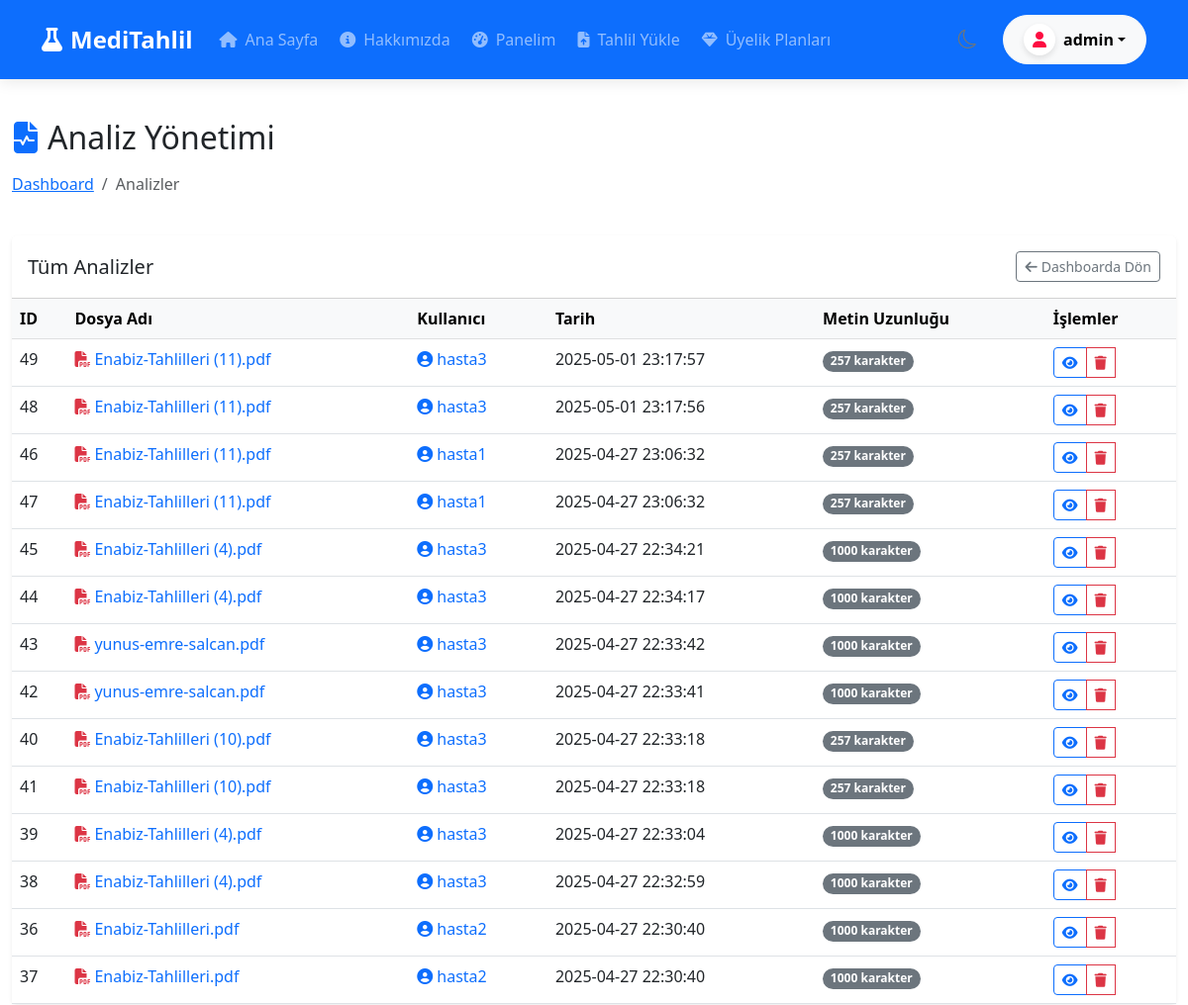
The app's page /admin/analyses (signed in, upper part), older data.
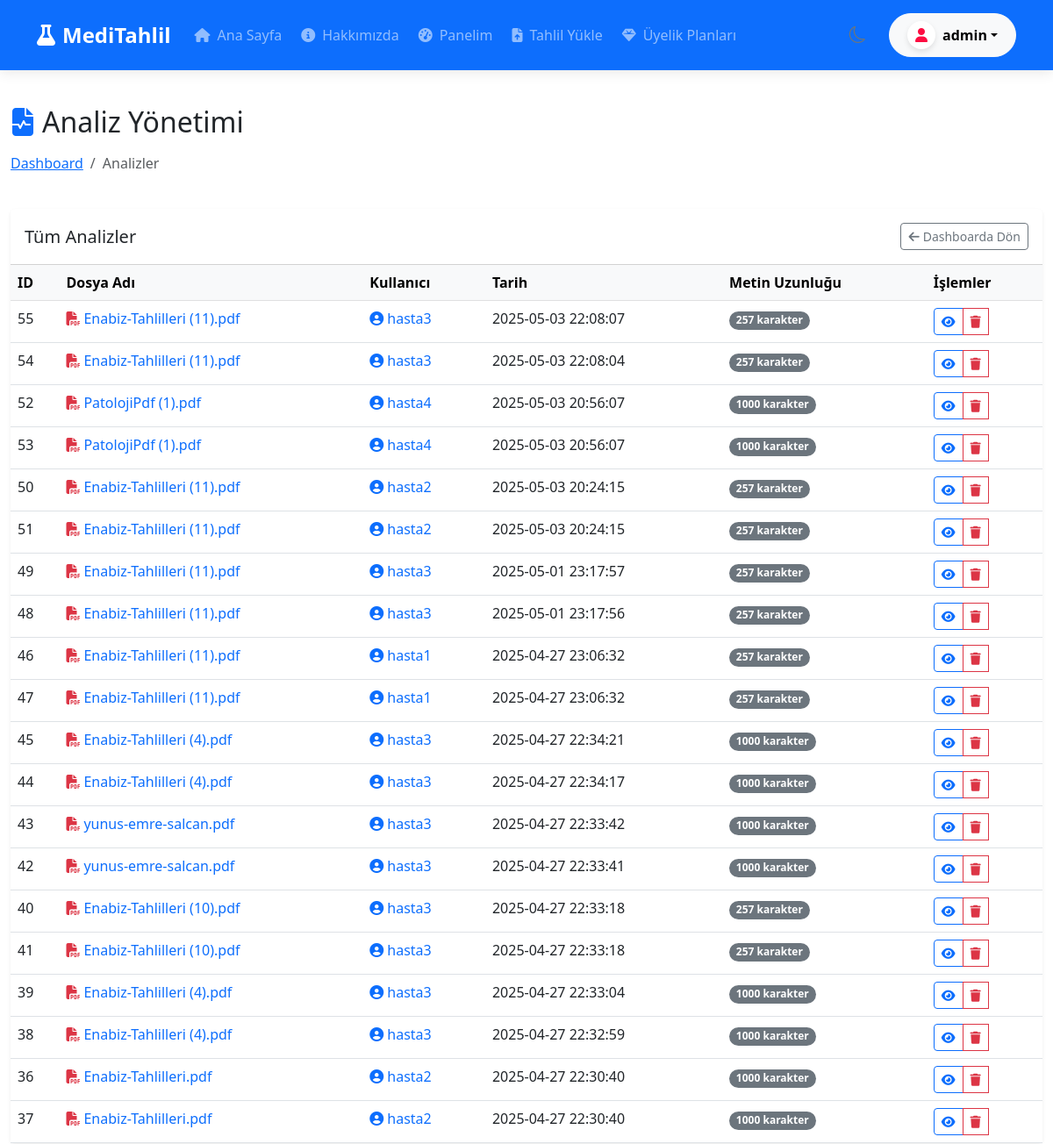
The same page, newer data.
### tables this page shows
CREATE TABLE analyses (
        id INTEGER PRIMARY KEY AUTOINCREMENT,
        user_id INTEGER,
        file_name TEXT,
        analysis_text TEXT,
        analysis_result TEXT,
        created_at TIMESTAMP DEFAULT CURRENT_TIMESTAMP, analysis_json TEXT, analysis_type TEXT DEFAULT 'kan',
        FOREIGN KEY (user_id) REFERENCES users (id)
    );

CREATE TABLE users (
        id INTEGER PRIMARY KEY AUTOINCREMENT,
        username TEXT UNIQUE NOT NULL,
        password TEXT NOT NULL,
        email TEXT UNIQUE NOT NULL,
        created_at TIMESTAMP DEFAULT CURRENT_TIMESTAMP
    , role TEXT DEFAULT 'user', is_active BOOLEAN DEFAULT 1, login_count INTEGER DEFAULT 0, subscription_plan TEXT DEFAULT 'free', stripe_customer_id TEXT, subscription_status TEXT DEFAULT 'active', subscription_end_date TIMESTAMP);

### app.py (the view)
@app.route('/admin/analyses')
@admin_required
def admin_analyses():
    conn = sqlite3.connect(DB_PATH)
    conn.row_factory = sqlite3.Row
    c = conn.cursor()
    c.execute("""
        SELECT a.*, u.username
        FROM analyses a
        JOIN users u ON a.user_id = u.id
        ORDER BY a.created_at DESC
    """)
    analyses = c.fetchall()
    conn.close()
    return render_template('admin/analyses.html', analyses=analyses)

### templates/admin/analyses.html (shortened to what this page needs)
{% extends "layout.html" %}
{% block content %}
<div class="container-fluid py-4">
    <div class="row mb-4">
        <div class="col-md-12">
            <h2 class="mb-3"><i class="fas fa-file-medical-alt me-2 text-primary"></i>Analiz Yönetimi</h2>
            <nav aria-label="breadcrumb">
                <ol class="breadcrumb">
                    <li class="breadcrumb-item"><a href="{{ url_for('admin_dashboard') }}">Dashboard</a></li>
                    <li class="breadcrumb-item active">Analizler</li>
                </ol>
            </nav>
        </div>
    </div>
    <div class="card border-0 shadow-sm">
        <div class="card-header bg-white py-3 d-flex justify-content-between align-items-center">
            <h5 class="mb-0">Tüm Analizler</h5>
            <a href="{{ url_for('admin_dashboard') }}" class="btn btn-outline-secondary btn-sm">
                <i class="fas fa-arrow-left me-1"></i>Dashboarda Dön
            </a>
        </div>
        <div class="card-body p-0">
            {% if analyses %}
            <div class="table-responsive">
                <table class="table table-hover mb-0">
                    <thead class="table-light">
                        <tr>
                            <th>ID</th>
                            <th>Dosya Adı</th>
                            <th>Kullanıcı</th>
                            <th>Tarih</th>
                            <th>Metin Uzunluğu</th>
                            <th>İşlemler</th>
                        </tr>
                    </thead>
                    <tbody>
                        {% for analysis in analyses %}
                        <tr>
                            <td>{{ analysis.id }}</td>
                            <td>
                                <a href="{{ url_for('admin_analysis_detail', analysis_id=analysis.id) }}" class="text-decoration-none">
                                    <i class="fas fa-file-pdf text-danger me-1"></i>{{ analysis.file_name }}
                                </a>
                            </td>
                            <td>
                                <a href="{{ url_for('admin_user_detail', user_id=analysis.user_id) }}" class="text-decoration-none">
                                    <i class="fas fa-user-circle text-primary me-1"></i>{{ analysis.username }}
                                </a>
                            </td>
                            <td>{{ analysis.created_at }}</td>
                            <td>
                                <span class="badge bg-secondary rounded-pill">{{ analysis.analysis_text|length }} karakter</span>
                            </td>
                            <td>
                                <div class="btn-group btn-group-sm" role="group">
                                    <a href="{{ url_for('admin_analysis_detail', analysis_id=analysis.id) }}" class="btn btn-outline-primary" title="Görüntüle">
                                        <i class="fas fa-eye"></i>
                                    </a>
                                    <button type="button" class="btn btn-outline-danger" title="Sil" data-bs-toggle="modal" data-bs-target="#deleteModal{{ analysis.id }}">
                                        <i class="fas fa-trash"></i>
                                    </button>
                                </div>
                            </td>
                        </tr>
                        {% endfor %}
                    </tbody>
                </table>
            </div>
            {% else %}
            <div class="text-center py-5">
                <i class="fas fa-file-medical-alt text-muted mb-3" style="font-size: 3rem;"></i>
                <h5>Henüz analiz bulunmuyor.</h5>
            </div>
            {% endif %}
        </div>
    </div>
</div>
{% endblock %}

### templates/layout.html (shortened to what this page needs)
<!DOCTYPE html>
<html lang="tr" data-bs-theme="light">
<head>
    <link href="https://cdn.jsdelivr.net/npm/bootstrap@5.3.0/dist/css/bootstrap.min.css" rel="stylesheet">
    <link rel="stylesheet" href="https://cdn.jsdelivr.net/npm/bootstrap-icons@1.10.0/font/bootstrap-icons.css">
    <link rel="stylesheet" href="https://cdnjs.cloudflare.com/ajax/libs/font-awesome/6.4.0/css/all.min.css">
</head>
<body {% if is_new_user %}data-new-user="true"{% endif %}>
    <nav class="navbar navbar-expand-lg navbar-dark bg-primary sticky-top">
        <div class="container">
            <a class="navbar-brand" href="{{ url_for('index') }}">
                <i class="fas fa-flask me-2"></i>MediTahlil
            </a>
            <div class="d-flex align-items-center order-lg-3">
                <button class="theme-toggle ms-2 d-flex align-items-center justify-content-center" id="theme-toggle" aria-label="Temayı değiştir">
                    <i class="bi bi-sun"></i>
                </button>
                {% if not session.user_id %}
                <div class="d-none d-lg-flex ms-3">
                    <a href="{{ url_for('login') }}" class="btn btn-outline-light navbar-action-btn me-2">
                        <i class="fas fa-sign-in-alt me-1"></i>Giriş
                    </a>
                    <a href="{{ url_for('register') }}" class="btn btn-light navbar-action-btn">
                        <i class="fas fa-user-plus me-1"></i>Kayıt
                    </a>
                </div>
                {% else %}
                <div class="dropdown d-none d-lg-block ms-3">
                    <a class="btn btn-light dropdown-toggle navbar-action-btn" href="#" role="button" data-bs-toggle="dropdown" aria-expanded="false">
                        <div class="navbar-user-avatar">
                            <i class="fas fa-user"></i>
                        </div>
                        <span class="d-none d-xl-inline">{{ session.username }}</span>
                    </a>
                </div>
                {% endif %}
            </div>
            <div class="collapse navbar-collapse" id="navbarNav">
                <ul class="navbar-nav me-auto">
                    <li class="nav-item">
                        <a class="nav-link {% if request.path == url_for('index') %}active{% endif %}" href="{{ url_for('index') }}">
                            <i class="fas fa-home me-2"></i>Ana Sayfa
                        </a>
                    </li>
                    <li class="nav-item">
                        <a class="nav-link {% if request.path == url_for('about') %}active{% endif %}" href="{{ url_for('about') }}">
                            <i class="fas fa-info-circle me-2"></i>Hakkımızda
                        </a>
                    </li>
                    {% if session.user_id %}
                    <li class="nav-item">
                        <a class="nav-link {% if request.path == url_for('dashboard') %}active{% endif %}" href="{{ url_for('dashboard') }}">
                            <i class="fas fa-tachometer-alt me-2"></i>Panelim
                        </a>
                    </li>
                    <li class="nav-item">
                        <a class="nav-link {% if request.path == url_for('analyze') %}active{% endif %}" href="{{ url_for('analyze') }}">
                            <i class="fas fa-file-upload me-2"></i>Tahlil Yükle
                        </a>
                    </li>
                    <li class="nav-item">
                        <a class="nav-link {% if request.path == url_for('subscription_plans') %}active{% endif %}" href="{{ url_for('subscription_plans') }}">
                            <i class="fas fa-gem me-2"></i>Üyelik Planları
                        </a>
                    </li>
                    {% endif %}
                </ul>
            </div>
        </div>
    </nav>
    <div class="content">
        {% block content %}{% endblock %}
    </div>
</body>
</html>

### templates/layout.html (style rules this page uses)
body { min-height: 100vh; display: flex; flex-direction: column; transition: background-color 0.3s ease, color 0.3s ease; }
.content { flex: 1; }
.navbar { padding: 15px 0; box-shadow: 0 2px 15px rgba(0,0,0,0.1); transition: all 0.3s ease; }
.navbar-brand { font-weight: 700; font-size: 1.5rem; display: flex; align-items: center; }
.navbar-nav .nav-link { font-weight: 500; padding: 10px 16px; border-radius: 6px; transition: all 0.2s ease; margin: 0 3px; }
.navbar-action-btn { border-radius: 50px; padding: 8px 20px; font-weight: 600; display: inline-flex; align-items: center; }
.navbar-user-avatar { width: 32px; height: 32px; border-radius: 50%; overflow: hidden; background-color: #fff; display: flex; align-items: center; justify-content: center; box-shadow: 0 3px 6px rgba(0,0,0,0.1); margin-right: 8px; color:rgb(253, 13, 65); font-size: 16px; }
.theme-toggle { cursor: pointer; padding: 5px 10px; border-radius: 50px; display: flex; align-items: center; transition: all 0.3s ease; border: none; background-color: transparent; }
.bi-moon { color: #6c757d; font-size: 1.2rem; }
[data-bs-theme="light"] .bi-moon { display: inline-block; }
@media (min-width: 992px) { .container { max-width: 1140px; } }

Row changes from the older to the newer data that the page shows:
added analyses: id "55", file_name "Enabiz-Tahlilleri (11).pdf", username "hasta3", created_at "2025-05-03 22:08:07", analysis_text|length "257"
added analyses: id "54", file_name "Enabiz-Tahlilleri (11).pdf", username "hasta3", created_at "2025-05-03 22:08:04", analysis_text|length "257"
added analyses: id "52", file_name "PatolojiPdf (1).pdf", username "hasta4", created_at "2025-05-03 20:56:07", analysis_text|length "1000"
added analyses: id "53", file_name "PatolojiPdf (1).pdf", username "hasta4", created_at "2025-05-03 20:56:07", analysis_text|length "1000"
added analyses: id "50", file_name "Enabiz-Tahlilleri (11).pdf", username "hasta2", created_at "2025-05-03 20:24:15", analysis_text|length "257"
added analyses: id "51", file_name "Enabiz-Tahlilleri (11).pdf", username "hasta2", created_at "2025-05-03 20:24:15", analysis_text|length "257"
